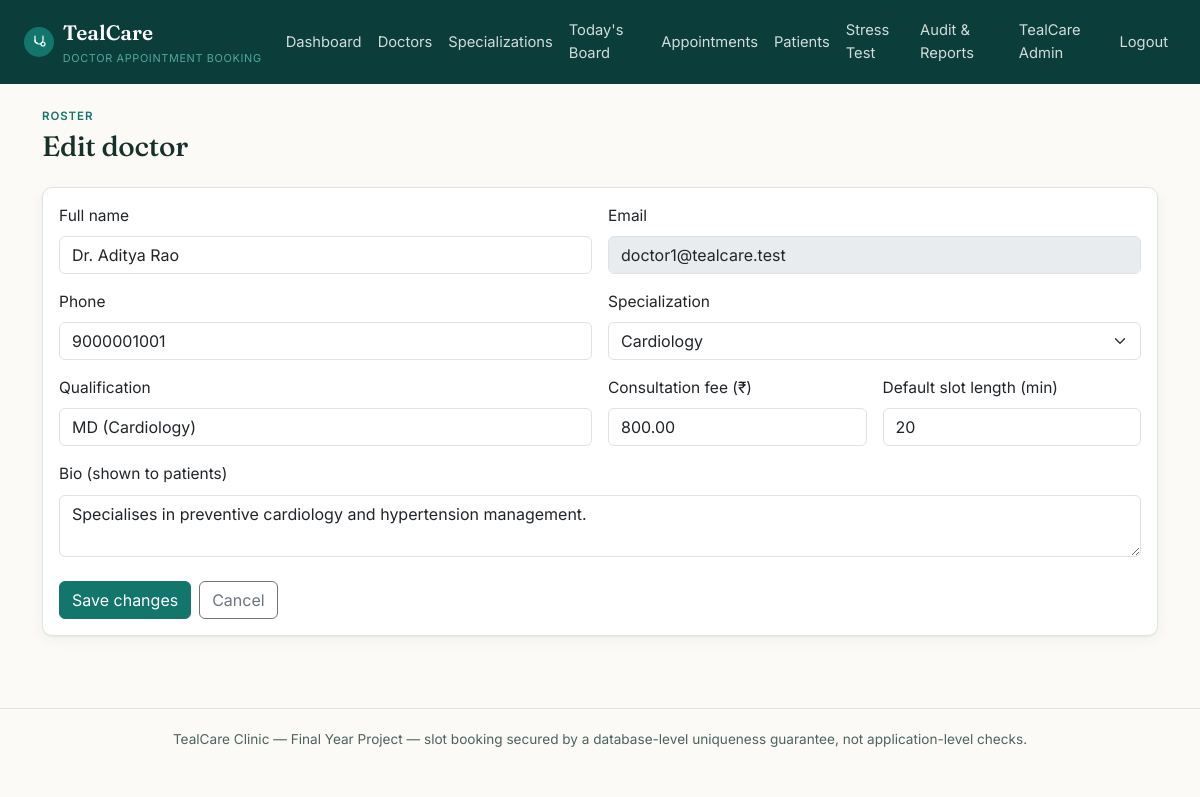
Page /admin/doctors/1/edit (signed in) on the committed database.
### tables this page shows
CREATE TABLE users (
    id INT AUTO_INCREMENT PRIMARY KEY,
    role ENUM('admin','doctor','patient') NOT NULL,
    name VARCHAR(150) NOT NULL,
    email VARCHAR(190) NOT NULL UNIQUE,
    password_hash VARCHAR(255) NOT NULL,
    phone VARCHAR(20) NULL,
     
    staff_code VARCHAR(20) NULL UNIQUE,
     
     
    status ENUM('active','suspended') NOT NULL DEFAULT 'active',
    reset_token VARCHAR(64) NULL,
    reset_token_expires_at DATETIME NULL,
    created_at TIMESTAMP NOT NULL DEFAULT CURRENT_TIMESTAMP
);

CREATE TABLE doctors (
    id INT AUTO_INCREMENT PRIMARY KEY,
    user_id INT NOT NULL UNIQUE,
    specialization_id INT NOT NULL,
    qualification VARCHAR(150) NOT NULL,
    consultation_fee DECIMAL(10,2) NOT NULL DEFAULT 0,
    default_slot_duration_minutes INT NOT NULL DEFAULT 20,
    bio TEXT NULL,
    status ENUM('active','inactive') NOT NULL DEFAULT 'active',
    created_at TIMESTAMP NOT NULL DEFAULT CURRENT_TIMESTAMP,
    FOREIGN KEY (user_id) REFERENCES users(id) ON DELETE CASCADE,
    FOREIGN KEY (specialization_id) REFERENCES specializations(id)
);

CREATE TABLE specializations (
    id INT AUTO_INCREMENT PRIMARY KEY,
    name VARCHAR(100) NOT NULL UNIQUE,
    description VARCHAR(255) NULL
);

### app/views/admin/doctors/form.php (the view, shortened to what the rows shown need)
<p class="eyebrow mb-1">Roster</p>
<h1 class="h3 mb-4"><?= $doctor ? 'Edit doctor' : 'Add doctor' ?></h1>
<div class="card card-tc">
    <div class="card-body">
        <form method="post" action="<?= $doctor ? Router::url('/admin/doctors/' . $doctor['id']) : Router::url('/admin/doctors') ?>">
            <div class="row g-3">
                <div class="col-md-6">
                    <label class="form-label">Full name</label>
                    <input type="text" name="name" class="form-control" value="<?= htmlspecialchars($doctor['name'] ?? View::old('name'), ENT_QUOTES) ?>" <?= $doctor ? '' : 'required' ?>>
                </div>
                <div class="col-md-6">
                    <label class="form-label">Email</label>
                    <input type="email" name="email" class="form-control" value="<?= htmlspecialchars($doctor['email'] ?? View::old('email'), ENT_QUOTES) ?>" <?= $doctor ? 'disabled' : 'required' ?>>
                </div>
                <div class="col-md-6">
                    <label class="form-label">Phone</label>
                    <input type="text" name="phone" class="form-control" value="<?= htmlspecialchars($doctor['phone'] ?? View::old('phone'), ENT_QUOTES) ?>" <?= $doctor ? '' : 'required' ?>>
                </div>
                <div class="col-md-6">
                    <label class="form-label">Specialization</label>
                    <select name="specialization_id" class="form-select" required>
                        <?php foreach ($specializations as $s): ?>
                            <option value="<?= $s['id'] ?>" <?= (($doctor['specialization_id'] ?? null) == $s['id']) ? 'selected' : '' ?>><?= htmlspecialchars($s['name'], ENT_QUOTES) ?></option>
                        <?php endforeach; ?>
                    </select>
                </div>
                <div class="col-md-6">
                    <label class="form-label">Qualification</label>
                    <input type="text" name="qualification" class="form-control" value="<?= htmlspecialchars($doctor['qualification'] ?? View::old('qualification'), ENT_QUOTES) ?>" required>
                </div>
                <div class="col-md-3">
                    <label class="form-label">Consultation fee (&#8377;)</label>
                    <input type="number" step="1" min="0" name="consultation_fee" class="form-control" value="<?= htmlspecialchars((string) ($doctor['consultation_fee'] ?? View::old('consultation_fee', '500')), ENT_QUOTES) ?>" required>
                </div>
                <div class="col-md-3">
                    <label class="form-label">Default slot length (min)</label>
                    <input type="number" min="5" max="120" name="slot_duration" class="form-control" value="<?= htmlspecialchars((string) ($doctor['default_slot_duration_minutes'] ?? '20'), ENT_QUOTES) ?>">
                </div>
                <div class="col-12">
                    <label class="form-label">Bio (shown to patients)</label>
                    <textarea name="bio" class="form-control" rows="2"><?= htmlspecialchars($doctor['bio'] ?? '', ENT_QUOTES) ?></textarea>
                </div>
            </div>
            <div class="mt-4 d-flex gap-2">
                <button class="btn btn-tc"><?= $doctor ? 'Save changes' : 'Add doctor' ?></button>
                <a href="<?= Router::url('/admin/doctors') ?>" class="btn btn-outline-secondary">Cancel</a>
            </div>
        </form>
    </div>
</div>

### core/Router.php (shortened to what the rows shown need)
<?php
class Router
{
    private array $routes = ['GET' => [], 'POST' => []];
    private static string $basePath = '';
    public static function setBasePath(string $path): void
    {
        self::$basePath = rtrim($path, '/');
    }
    public static function url(string $path = ''): string
    {
        return self::$basePath . $path;
    }
    public function get(string $pattern, array $handler): void
    {
        $this->routes['GET'][$pattern] = $handler;
    }
    public function post(string $pattern, array $handler): void
    {
        $this->routes['POST'][$pattern] = $handler;
    }
    public function dispatch(string $method, string $uri): void
    {
        $path = parse_url($uri, PHP_URL_PATH) ?? '/';
        $path = rtrim($path, '/');
        foreach ($this->routes[$method] ?? [] as $pattern => $handler) {
            $params = $this->match($pattern, $path);
            if ($params !== null) {
                [$controllerClass, $action] = $handler;
                $controller = new $controllerClass();
                call_user_func_array([$controller, $action], $params);
                return;
            }
        }
    }
    private function match(string $pattern, string $path): ?array
    {
        $regex = preg_replace('#\{[a-zA-Z_]+\}#', '([^/]+)', $pattern);
        $regex = rtrim($regex, '/');
        if ($regex === '') {
            $regex = '/';
        }
        if (!preg_match('#^' . $regex . '$#', $path, $matches)) {
            return null;
        }
        array_shift($matches);
        return $matches;
    }
}

### app/views/partials/header.php (shortened to what the rows shown need)
<?php
$currentUser = Auth::user();
?>
<!doctype html>
<html lang="en">
<head>
    <link href="https://cdn.jsdelivr.net/npm/bootstrap@5.3.3/dist/css/bootstrap.min.css" rel="stylesheet">
    <link href="<?= Router::url('/assets/css/style.css') ?>" rel="stylesheet">
</head>
<body>
<nav class="navbar navbar-expand-lg navbar-tc">
    <div class="container-fluid px-3 px-lg-4">
        <a class="navbar-brand" href="<?= Router::url($currentUser ? \App\Controllers\AuthController::roleHome($currentUser['role']) : '/login') ?>">
            <span class="brand-mark">
            </span>
            <span>TealCare<small>Doctor Appointment Booking</small></span>
        </a>
        <div class="collapse navbar-collapse" id="navMain">
            <ul class="navbar-nav ms-auto align-items-lg-center">
                <?php if ($currentUser && $currentUser['role'] === 'admin'): ?>
                    <li class="nav-item"><a class="nav-link" href="<?= Router::url('/admin/dashboard') ?>">Dashboard</a></li>
                    <li class="nav-item"><a class="nav-link" href="<?= Router::url('/admin/doctors') ?>">Doctors</a></li>
                    <li class="nav-item"><a class="nav-link" href="<?= Router::url('/admin/specializations') ?>">Specializations</a></li>
                    <li class="nav-item"><a class="nav-link" href="<?= Router::url('/admin/board') ?>">Today's Board</a></li>
                    <li class="nav-item"><a class="nav-link" href="<?= Router::url('/admin/appointments') ?>">Appointments</a></li>
                    <li class="nav-item"><a class="nav-link" href="<?= Router::url('/admin/patients') ?>">Patients</a></li>
                    <li class="nav-item"><a class="nav-link" href="<?= Router::url('/admin/stress-test') ?>">Stress Test</a></li>
                    <li class="nav-item"><a class="nav-link" href="<?= Router::url('/admin/audit-log') ?>">Audit &amp; Reports</a></li>
                <?php endif; ?>
                <?php if ($currentUser): ?>
                    <li class="nav-item"><a class="nav-link" href="<?= Router::url('/account') ?>"><?= htmlspecialchars($currentUser['name'], ENT_QUOTES) ?></a></li>
                    <li class="nav-item">
                        <form method="post" action="<?= Router::url('/logout') ?>" class="d-inline">
                            <button type="submit" class="btn btn-link nav-link" style="border:0;">Logout</button>
                        </form>
                    </li>
                <?php else: ?>
                    <li class="nav-item"><a class="nav-link" href="<?= Router::url('/login') ?>">Login</a></li>
                    <li class="nav-item"><a class="nav-link" href="<?= Router::url('/register') ?>">Register</a></li>
                <?php endif; ?>
            </ul>
        </div>
    </div>
</nav>
<div class="container py-4">

### rows in the picture
users: name "TealCare Admin"
doctors: name "Dr. Aditya Rao", email "doctor1@tealcare.test", phone "9000001001", specialization_id "Cardiology", qualification "MD (Cardiology)", consultation_fee "800.00", slot_duration "20", bio "Specialises in preventive cardiology and hypertension management."
